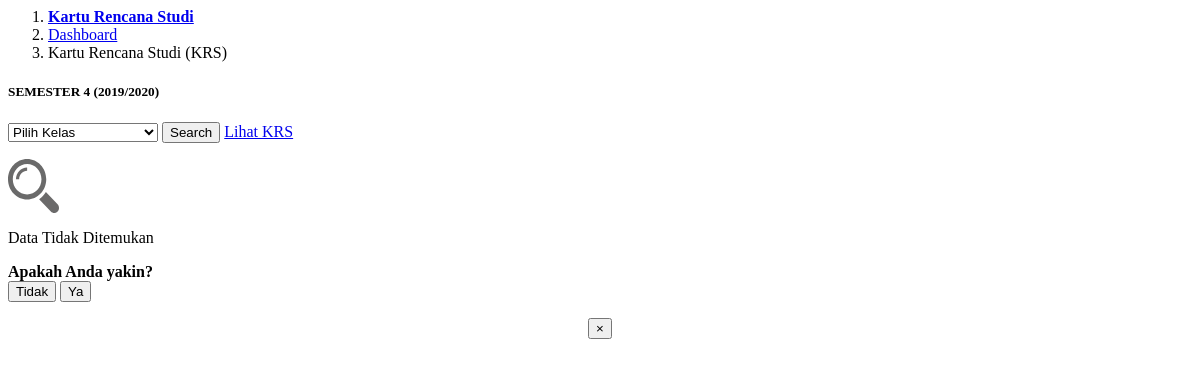
Page /module/admin/krs/krsAdmin.php on the earlier database version.
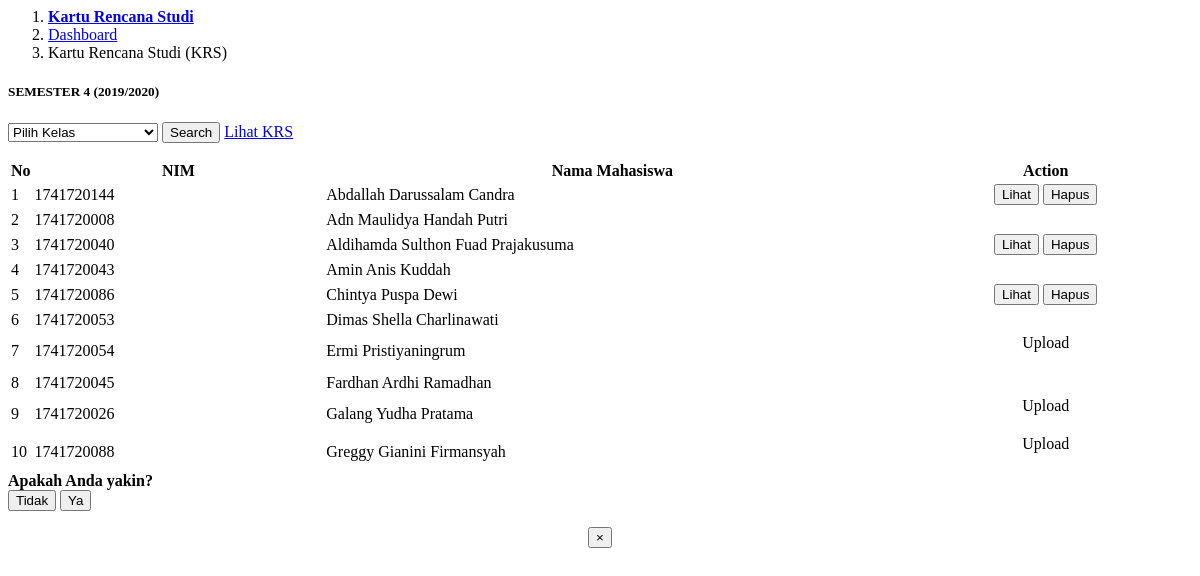
Same page on the later database version.
### tables this page shows
CREATE TABLE `tabel_krs` (
  `id_krs` int(30) NOT NULL,
  `id_mahasiswa` int(30) DEFAULT NULL,
  `status_daftar_ulang` varchar(50) DEFAULT NULL,
  `gambar_krs` varchar(100) DEFAULT NULL,
  `id_semester` int(30) DEFAULT NULL,
  `status_verifikasi` varchar(50) DEFAULT NULL,
  `waktu_edit` datetime DEFAULT NULL
);

CREATE TABLE `tabel_mahasiswa` (
  `id_mahasiswa` int(30) NOT NULL,
  `id_prodi` int(30) NOT NULL,
  `id_kelas` int(30) NOT NULL,
  `id_semester` int(11) NOT NULL,
  `nim` varchar(50) NOT NULL,
  `nama` varchar(100) NOT NULL,
  `alamat` varchar(250) DEFAULT NULL,
  `jenis_kelamin` enum('laki-laki','perempuan') NOT NULL,
  `tempat_lahir` varchar(50) DEFAULT NULL,
  `tanggal_lahir` date DEFAULT NULL,
  `foto` text,
  `waktu_edit` datetime DEFAULT NULL,
  `id_user` int(11) NOT NULL,
  `waktu_tambah` timestamp NOT NULL DEFAULT CURRENT_TIMESTAMP
);

### process/proses_krsAdmin.php (called while the page is built, shortened)
<?php error_reporting(0);
function krsCari($con, $kelas)
{
    $krs = "SELECT DISTINCT tabel_krs.id_krs, tabel_mahasiswa.nim, tabel_mahasiswa.nama,
    tabel_krs.status_daftar_ulang, tabel_krs.gambar_krs, tabel_mahasiswa.id_kelas
    FROM tabel_krs INNER JOIN tabel_mahasiswa ON tabel_krs.id_mahasiswa = tabel_mahasiswa.id_mahasiswa
    AND tabel_mahasiswa.id_kelas='$kelas' WHERE tabel_krs.id_semester = '7'";
    $resultTampilKrs = mysqli_query($con, $krs);
    return $resultTampilKrs;
}
function minKelas($con){
	$minKelas = "select min(id_kelas) as minKelas from tabel_kelas";
	$resultMinKelas = mysqli_query($con, $minKelas);
	$rowMinKelas=mysqli_fetch_assoc($resultMinKelas);
	return $rowMinKelas["minKelas"];
}
                            ?><script>alert("Cek kembali ekstensi file anda (*.jpeg,*.jpg,*.png)"); </script><?php

### module/admin/krs/krsAdmin.php (the view, shortened to what the changed rows need)
<?php error_reporting(0);
  include "../config/connection.php";
  include "../process/proses_krsAdmin.php";
?>
<body onload="setup();">
    <main role="main" class="container-fluid">
        <div id="krsAdmin" class="row">
            <div class="col-md-12 p-0">
            <div class="m-2 p-3 bg-white mb-3 rounded shadow-sm">
                <div class="container-fluid mt-0 p-0 m-0">
                        <div class="row scrollbar mr-0" id="cariKrs">
                            <div class="col-md-12 pr-1 d-flex justify-content-center">
                                <?php
                                    if(isset($_POST["searchKrs"])){
                                        $result=krsCari($con, $_POST["kelas"]);
                                    }
                                    else{
                                        $result=krsCari($con, minKelas($con));
                                    }
                                    if (mysqli_num_rows($result) > 0){
                                    ?>
                                    <table class="table tabel table-bordered">
                                    <thead class="text-white bg-blue">
                                    <tr>
                                        <th scope="col" style="text-align:center">No</th>
                                        <th scope="col" style="text-align:center; width: 300px">NIM</th>
                                        <th scope="col" style="text-align:center; width: 600px">Nama Mahasiswa</th>
                                        <th scope="col" style="text-align:center; width: 300px">Action</th>
                                    </tr>
                                    </thead>
                                    <tbody>
                                    <?php
                                        if(mysqli_num_rows($result) > 0){
                                        $index=1;
                                        while($row = mysqli_fetch_assoc($result)){
                                            if($row["status_daftar_ulang"]=="Sudah" && $row["gambar_krs"]==NULL){
                                                ?>
                                                <tr class="ukt-lunas-belum-upload">
                                                <td><?php echo $index ?></td>
                                                <td><?php echo $row["nim"]?></td>
                                                <td><?php echo $row["nama"]?></td>
                                                <td>
                                                <center>
                                                <form action="../process/proses_krsAdmin.php?module=krs&act=updateFoto" method="POST" enctype="multipart/form-data" id="formFoto">
                                                    <label class="btn btn-upload btn-success ml-2" name="upload">
                                                Upload<input type="file" name="foto" id="foto" onchange="this.form.submit()" style="display: none;">
                                                </label>
                                                </form>
                                                </center>
                                                </td>
                                            </tr>
                                            <?php
                                            } else if($row["status_daftar_ulang"]=="Belum"){
                                                ?>
                                                <tr class="ukt-belum-lunas">
                                                <td><?php echo $index ?></td>
                                                <td><?php echo $row["nim"]?></td>
                                                <td><?php echo $row["nama"]?></td>
                                                <td>
                                                </td>
                                                </tr>
                                                <?php
                                            } else if($row["status_daftar_ulang"]=="Sudah" && $row["gambar_krs"]!=NULL){
                                                ?>
                                                <tr class="ukt-lunas-sudah-upload">
                                                <td><?php echo $index ?></td>
                                                <td><?php echo $row["nim"]?></td>
                                                <td><?php echo $row["nama"]?></td>
                                                <td>
                                                <center>
                                                <button type="button" class="btn btn-lihat btn-primary lihat-krs tmbl-lihat mr-9" id="<?php echo $row["id_krs"];?>" data-toggle="modal"
                                                data-target="#modalGambar">Lihat</button>
                                                <button type="button" class="btn btn-danger btn-hapus hapus-krs ml-2" id="<?php echo $row["id_krs"];?>"
                                                data-toggle="modal" data-target="#modalHapus">Hapus</button>
                                                </center>
                                                </td>
                                            </tr>
                                            <?php
                                            }
                                            $index++;
                                        }
                                        ?>
                                        </tbody>
                                        </table>
                                        <?php
                                        }
                                    } else{
                                        ?>
                                        <div class="text-center">
                                        <img src="../img/magnifier.svg" alt="pencarian" class="p-3">
                                        <p class="text-muted">Data Tidak Ditemukan</p>
                                        </div>
                                        <?php
                                        }
                                    ?>
                                    </div>
                                    </div>
                                </div>
                            </div>
                            </div>
                            </div>

Differences in the rows shown:
now on this page (row edited): tabel_krs: id_mahasiswa.nim "1741720144", id_mahasiswa.nama "Abdallah Darussalam Candra"
now on this page (row edited): tabel_krs: id_mahasiswa.nim "1741720008", id_mahasiswa.nama "Adn Maulidya Handah Putri"
now on this page (row edited): tabel_krs: id_mahasiswa.nim "1741720040", id_mahasiswa.nama "Aldihamda Sulthon Fuad Prajakusuma"
added tabel_krs: id_mahasiswa.nim "1741720043", id_mahasiswa.nama "Amin Anis Kuddah"
added tabel_krs: id_mahasiswa.nim "1741720086", id_mahasiswa.nama "Chintya Puspa Dewi"
added tabel_krs: id_mahasiswa.nim "1741720053", id_mahasiswa.nama "Dimas Shella Charlinawati"
added tabel_krs: id_mahasiswa.nim "1741720054", id_mahasiswa.nama "Ermi Pristiyaningrum"
added tabel_krs: id_mahasiswa.nim "1741720045", id_mahasiswa.nama "Fardhan Ardhi Ramadhan"
added tabel_krs: id_mahasiswa.nim "1741720026", id_mahasiswa.nama "Galang Yudha Pratama"
added tabel_krs: id_mahasiswa.nim "1741720088", id_mahasiswa.nama "Greggy Gianini Firmansyah"
Other differences:
text no longer shown: "Data Tidak Ditemukan"
text now shown: "No NIM Nama Mahasiswa Action"
